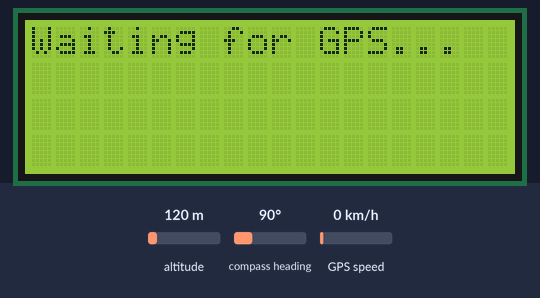
Recording of a sketch running on a simulated Arduino Mega 2560, built with avr-gcc and run on an emulated ATmega2560. Parts: 20×4 character LCD. Inputs (shaded band) come from the test bench; at power-on: altitude 120 m, compass heading 90°, GPS speed 0 km/h. The GPS gets a fix after 3 s at 37.7749, -122.4194 with 8 satellites; what the sketch prints to the serial monitor is not drawn.

Above: at 1.1 s.
At 4.1 s:
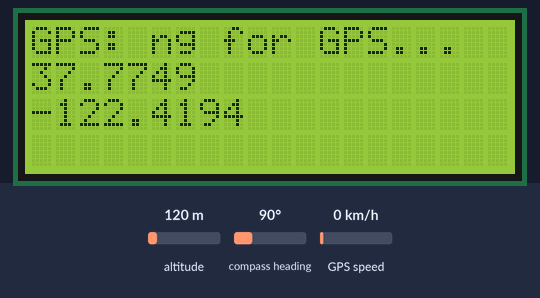

Measured:
- what the display in image 0 shows lasts 2.9 s, from 1.1 s to 4.0 s

The sketch:

GPSLCD.ino.ino
```cpp
// Test code for Adafruit GPS modules using MTK3329/MTK3339 driver
//
// This code shows how to listen to the GPS module in an interrupt
// which allows the program to have more 'freedom' - just parse
// when a new NMEA sentence is available! Then access data when
// desired.
//
// Tested and works great with the Adafruit Ultimate GPS module
// using MTK33x9 chipset
//    ------> http://www.adafruit.com/products/746
// Pick one up today at the Adafruit electronics shop
// and help support open source hardware & software! -ada

#include <Adafruit_GPS.h>
#include <SoftwareSerial.h>
#include <Wire.h>
#include <LiquidCrystal_I2C.h>

LiquidCrystal_I2C lcd(0x3f,20,4);  // set the LCD address to 0x27 for a 16 chars and 2 line display
// If you're using a GPS module:
// Connect the GPS Power pin to 5V
// Connect the GPS Ground pin to ground
// If using software serial (sketch example default):
//   Connect the GPS TX (transmit) pin to Digital 3
//   Connect the GPS RX (receive) pin to Digital 2
// If using hardware serial (e.g. Arduino Mega):
//   Connect the GPS TX (transmit) pin to Arduino RX1, RX2 or RX3
//   Connect the GPS RX (receive) pin to matching TX1, TX2 or TX3

// If you're using the Adafruit GPS shield, change
// SoftwareSerial mySerial(3, 2); -> SoftwareSerial mySerial(8, 7);
// and make sure the switch is set to SoftSerial

// If using software serial, keep this line enabled
// (you can change the pin numbers to match your wiring):
SoftwareSerial mySerial(3, 2);

// If using hardware serial (e.g. Arduino Mega), comment out the
// above SoftwareSerial line, and enable this line instead
// (you can change the Serial number to match your wiring):

//HardwareSerial mySerial = Serial1;


Adafruit_GPS GPS(&mySerial);


// Set GPSECHO to 'false' to turn off echoing the GPS data to the Serial console
// Set to 'true' if you want to debug and listen to the raw GPS sentences.
#define GPSECHO  true

// this keeps track of whether we're using the interrupt
// off by default!
boolean usingInterrupt = false;
void useInterrupt(boolean); // Func prototype keeps Arduino 0023 happy

void setup()
{

  // connect at 115200 so we can read the GPS fast enough and echo without dropping chars
  // also spit it out
  Serial.begin(115200);
  Serial.println("Adafruit GPS library basic test!");

  // 9600 NMEA is the default baud rate for Adafruit MTK GPS's- some use 4800
  GPS.begin(9600);

  // uncomment this line to turn on RMC (recommended minimum) and GGA (fix data) including altitude
  GPS.sendCommand(PMTK_SET_NMEA_OUTPUT_RMCGGA);
  // uncomment this line to turn on only the "minimum recommended" data
  //GPS.sendCommand(PMTK_SET_NMEA_OUTPUT_RMCONLY);
  // For parsing data, we don't suggest using anything but either RMC only or RMC+GGA since
  // the parser doesn't care about other sentences at this time

  // Set the update rate
  GPS.sendCommand(PMTK_SET_NMEA_UPDATE_1HZ);   // 1 Hz update rate
  // For the parsing code to work nicely and have time to sort thru the data, and
  // print it out we don't suggest using anything higher than 1 Hz

  // Request updates on antenna status, comment out to keep quiet
  GPS.sendCommand(PGCMD_ANTENNA);

  // the nice thing about this code is you can have a timer0 interrupt go off
  // every 1 millisecond, and read data from the GPS for you. that makes the
  // loop code a heck of a lot easier!
  useInterrupt(true);

  delay(1000);
  // Ask for firmware version
  mySerial.println(PMTK_Q_RELEASE);

  lcd.init();
  // Print a message to the LCD.
  lcd.backlight();
  lcd.setCursor(0,0);
  lcd.print("Waiting for GPS...");
}


// Interrupt is called once a millisecond, looks for any new GPS data, and stores it
SIGNAL(TIMER0_COMPA_vect) {
  char c = GPS.read();
  // if you want to debug, this is a good time to do it!
#ifdef UDR0
  if (GPSECHO)
    if (c) UDR0 = c;
    // writing direct to UDR0 is much much faster than Serial.print
    // but only one character can be written at a time.
#endif
}

void useInterrupt(boolean v) {
  if (v) {
    // Timer0 is already used for millis() - we'll just interrupt somewhere
    // in the middle and call the "Compare A" function above
    OCR0A = 0xAF;
    TIMSK0 |= _BV(OCIE0A);
    usingInterrupt = true;
  } else {
    // do not call the interrupt function COMPA anymore
    TIMSK0 &= ~_BV(OCIE0A);
    usingInterrupt = false;
  }
}

uint32_t timer = millis();
void loop()                     // run over and over again
{
  // in case you are not using the interrupt above, you'll
  // need to 'hand query' the GPS, not suggested :(
  if (! usingInterrupt) {
    // read data from the GPS in the 'main loop'
    char c = GPS.read();
    // if you want to debug, this is a good time to do it!
    if (GPSECHO)
      if (c) Serial.print(c);
  }

  // if a sentence is received, we can check the checksum, parse it...
  if (GPS.newNMEAreceived()) {
    // a tricky thing here is if we print the NMEA sentence, or data
    // we end up not listening and catching other sentences!
    // so be very wary if using OUTPUT_ALLDATA and trytng to print out data
    //Serial.println(GPS.lastNMEA());   // this also sets the newNMEAreceived() flag to false

    if (!GPS.parse(GPS.lastNMEA()))   // this also sets the newNMEAreceived() flag to false
      return;  // we can fail to parse a sentence in which case we should just wait for another
  }

  // if millis() or timer wraps around, we'll just reset it
  if (timer > millis())  timer = millis();

  // approximately every 2 seconds or so, print out the current stats
  if (millis() - timer > 2000) {
    timer = millis(); // reset the timer

    Serial.print("\nTime: ");
    Serial.print(GPS.hour, DEC); Serial.print(':');
    Serial.print(GPS.minute, DEC); Serial.print(':');
    Serial.print(GPS.seconds, DEC); Serial.print('.');
    Serial.println(GPS.milliseconds);
    Serial.print("Date: ");
    Serial.print(GPS.day, DEC); Serial.print('/');
    Serial.print(GPS.month, DEC); Serial.print("/20");
    Serial.println(GPS.year, DEC);
    Serial.print("Fix: "); Serial.print((int)GPS.fix);
    Serial.print(" quality: "); Serial.println((int)GPS.fixquality);
    if (GPS.fix) {
      Serial.print("Location: ");
      Serial.print(GPS.latitude, 4); Serial.print(GPS.lat);
      Serial.print(", ");
      lcd.setCursor(0,0);
      lcd.print("GPS: ");
      lcd.setCursor(0,1);
      lcd.print(GPS.latitudeDegrees, 4);
      lcd.setCursor(0,2);
      lcd.print(GPS.longitudeDegrees, 4);

      Serial.print(GPS.longitude, 4); Serial.println(GPS.lon);
      Serial.print("Location (in degrees, works with Google Maps): ");
      Serial.print(GPS.latitudeDegrees, 4);
      Serial.print(", ");
      Serial.println(GPS.longitudeDegrees, 4);

      Serial.print("Speed (knots): "); Serial.println(GPS.speed);
      Serial.print("Angle: "); Serial.println(GPS.angle);
      Serial.print("Altitude: "); Serial.println(GPS.altitude);
      Serial.print("Satellites: "); Serial.println((int)GPS.satellites);
    }
  }
}
```
